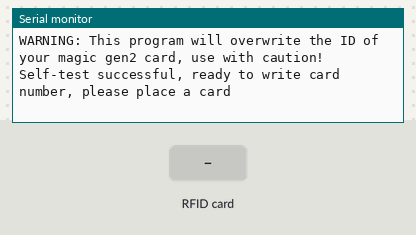
Bench run of a sketch on a simulated ESP32. On the bench: the last lines printed to the serial monitor. Inputs (shaded band) come from the test bench.

Above: at 1.3 s.
1.4 s: RFID card 12 34 56 69 held to the reader
At 2.0 s:
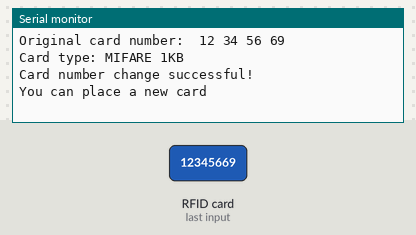
2.9 s: RFID card 5E 7A 19 C4 held to the reader
At 3.05 s:
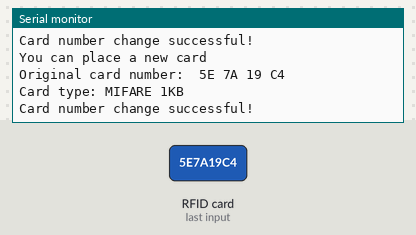

Measured:
- after the input at 1.4 s, the serial monitor: prints a new line at once (image 1)
- after the input at 2.9 s, the serial monitor: prints a new line at once (image 2)

The sketch:

rc522-cuid-en.ino
```cpp
#include <SPI.h>
#include <MFRC522.h>

#define XOR ^
// Pin definitions for different platforms
#ifdef ESP32
  #ifdef CONFIG_IDF_TARGET_ESP32S3
    // ESP32S3
    // Only pins 4,5,13,14,16,17,18,19,21,22,23,25,26,27,32,33 are recommended
    #define RST_PIN 4
    #define SDA_PIN 5
    #define MISO_PIN 16
    #define SCK_PIN 17
    #define MOSI_PIN 18
    #define PLATFORM_NAME "ESP32S3"
  #else
    // ESP32
    // Only pins 2,4,5,13,14,15,16,17,18,19,21,22,23,25,26,27,32,33 are recommended
    #define RST_PIN 4
    #define SDA_PIN 5
    #define MISO_PIN 19    // ESP32 VSPI MISO
    #define SCK_PIN 18     // ESP32 VSPI SCK
    #define MOSI_PIN 23    // ESP32 VSPI MOSI
    #define PLATFORM_NAME "ESP32"
  #endif
#else
  // Arduino (Uno/Nano/etc.) pin configuration
  /*
   * Arduino SPI pins are fixed and cannot be changed, only RST and SDA can be modified
   * Reference: https://github.com/miguelbalboa/rfid#pin-layout
   * Typical pin configuration:
   * -----------------------------------------------------------------------------------------
   *             MFRC522      Arduino       Arduino   Arduino    Arduino          Arduino
   *             Reader/PCD   Uno/101       Mega      Nano v3    Leonardo/Micro   Pro Micro
   * Signal      Pin          Pin           Pin       Pin        Pin              Pin
   * -----------------------------------------------------------------------------------------
   * RST/Reset   RST          9             5         D9         RESET/ICSP-5     RST
   * SPI SDA(SS) SDA(SS)      10            53        D10        10               10
   * SPI MOSI    MOSI         11 / ICSP-4   51        D11        ICSP-4           16
   * SPI MISO    MISO         12 / ICSP-1   50        D12        ICSP-1           14
   * SPI SCK     SCK          13 / ICSP-3   52        D13        ICSP-3           15
   */
  #define RST_PIN 9
  #define SDA_PIN 10
  #define PLATFORM_NAME "Arduino"
#endif

MFRC522 mfrc522(SDA_PIN, RST_PIN);
// Default key (usually)
MFRC522::MIFARE_Key defaultKey = {{0xFF, 0xFF, 0xFF, 0xFF, 0xFF, 0xFF}};

// New card ID to write (4 bytes) and BCC checksum (automatically calculated)
byte newUid[] = {0x12, 0x34, 0x56, 0x69}; // Replace with your desired card ID

// Status variables
bool cardProcessed = false;
byte lastCardUID[4] = {0, 0, 0, 0};

void setup() {
  Serial.begin(9600);
  #ifdef ESP32
    // ESP32/ESP32S3 initialization
    SPI.begin(SCK_PIN, MISO_PIN, MOSI_PIN, SDA_PIN);
  #else
    // Arduino initialization
    while (!Serial);     // Wait for serial port to open
    SPI.begin();         // Initialize SPI bus
  #endif
  mfrc522.PCD_Init();
  delay(4);
  Serial.println("WARNING: This program will overwrite the ID of your magic gen2 card, use with caution!");
  while(mfrc522.PCD_PerformSelfTest() == false) {
    Serial.println("Self-test failed, please check wiring connections...");
    delay(1000);
  }
  Serial.println("Self-test successful, ready to write card number, please place a card");
}

void loop() {
  // Check if a card is present
  bool cardPresent = mfrc522.PICC_IsNewCardPresent();

  // If no card is present, reset processing status
  if (!cardPresent) {
    if (cardProcessed) {
      Serial.println("You can place a new card");
      cardProcessed = false;
    }
    delay(100);
    return;
  }

  // Try to select the card
  if (!mfrc522.PICC_ReadCardSerial()) {
    delay(100);
    return;
  }

  // Check if it's the same card
  bool isSameCard = true;
  for (byte i = 0; i < 4 && i < mfrc522.uid.size; i++) {
    if (lastCardUID[i] != mfrc522.uid.uidByte[i]) {
      isSameCard = false;
      break;
    }
  }

  // If card is already processed and it's the same card, don't process again
  if (cardProcessed && isSameCard) {
    Serial.println("Please remove the current card first");
    delay(500);
    mfrc522.PICC_HaltA();
    mfrc522.PCD_StopCrypto1();
    return;
  }

  // Display original card ID
  Serial.print("Original card number: ");
  dump_byte_array(mfrc522.uid.uidByte, mfrc522.uid.size);
  Serial.println();
  Serial.print("Card type: ");
  MFRC522::PICC_Type piccType = mfrc522.PICC_GetType(mfrc522.uid.sak);
  Serial.println(mfrc522.PICC_GetTypeName(piccType));

  // Try to write Block 0
  if (writeBlock0(newUid)) {
    Serial.println("Card number change successful!");
  } else {
    Serial.println("Card number change failed!");
  }

  // Save current card's ID for comparison
  for (byte i = 0; i < 4 && i < mfrc522.uid.size; i++) {
    lastCardUID[i] = mfrc522.uid.uidByte[i];
  }

  // Mark card as processed
  cardProcessed = true;

  // Stop card communication, but don't prevent next read
  mfrc522.PICC_HaltA();
  mfrc522.PCD_StopCrypto1(); // Close encryption
  delay(100);
}

// Subroutine to write Block 0
bool writeBlock0(byte* uid) {
  MFRC522::StatusCode status; // Status variable

  byte block0Data[16];

  // card ID (4 bytes) Do not change to 00000000, this may damage the card
  memcpy(block0Data, uid, 4);

  // BCC (1 byte) Do not modify this logic, it may damage the card
  block0Data[4] = uid[0] XOR uid[1] XOR uid[2] XOR uid[3]; // Calculate BCC checksum

  // SAK (1 byte) Do not change to 18, 20, 28, or 88, this may damage the card
  block0Data[5] = 0x08;

  // ATQA (2 bytes) Do not change to 4400, this may damage the card
  block0Data[6] = 0x04;
  block0Data[7] = 0x00;

  // Manufacturer data (8 bytes)
  byte manufacturer[] = {0x62, 0x63, 0x64, 0x65, 0x66, 0x67, 0x68, 0x69};
  memcpy(&block0Data[8], manufacturer, 8);

  // Select card and authenticate sector 0 key
  status = mfrc522.PCD_Authenticate(MFRC522::PICC_CMD_MF_AUTH_KEY_A, 3, &defaultKey, &(mfrc522.uid));
  if (status != MFRC522::STATUS_OK) {
    Serial.print("Authentication failed: ");
    Serial.println(mfrc522.GetStatusCodeName(status));
    Serial.println("Suggestion: Please check if RC522 wiring is correct and if the card key A is the default value (0xFF)");
    return false;
  }

  // Write Block 0
  status = mfrc522.MIFARE_Write(0, block0Data, 16);
  if (status != MFRC522::STATUS_OK) {
    Serial.print("Write failed: ");
    Serial.println(mfrc522.GetStatusCodeName(status));
    Serial.println("Suggestion: Please check if the card is a magic gen2 card");
    return false;
  }

  return true;
}

// Subroutine to output hexadecimal values
void dump_byte_array(byte *buffer, byte bufferSize) {
    for (byte i = 0; i < bufferSize; i++) {
        Serial.print(buffer[i] < 0x10 ? " 0" : " ");
        Serial.print(buffer[i], HEX);
    }
} 
```
